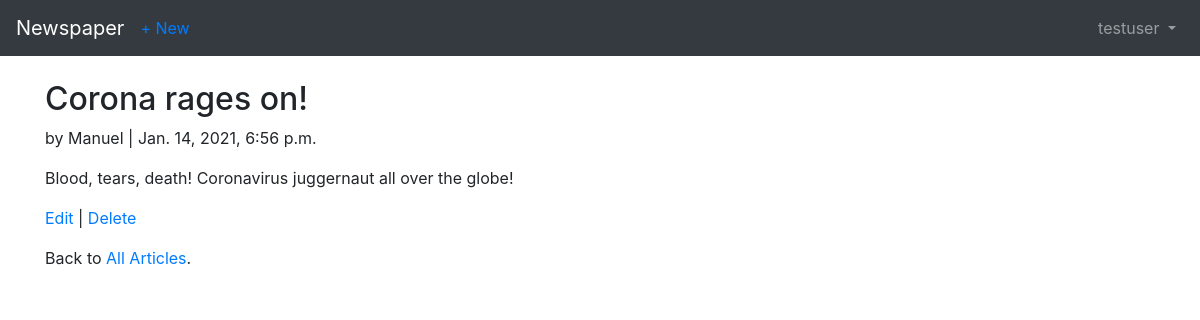
Page /articles/2 (signed in) on the committed database.
### users/models.py (models this page shows)
class CustomUser(AbstractUser):
	age = models.PositiveIntegerField(null=True, blank=True)

### articles/models.py (models this page shows, shortened)
class Article(models.Model):
	title = models.CharField(max_length=255)
	body = models.TextField()
	date = models.DateTimeField(auto_now_add=True)
	author = models.ForeignKey(
		get_user_model(),
		on_delete=models.CASCADE
	)

### articles/views.py (the view)
class ArticleDetailView(LoginRequiredMixin, DeleteView):
	model = Article
	template_name = 'article_detail.html'
	login_url = 'login'

### templates/article_detail.html
{% extends 'base.html' %}
	{% block content %}
	<div class="article-entry">
		<h2>{{ object.title }}</h2>
		<p>by  {{ object.author }} | {{ object.date }}</p>
		<p>{{ object.body }}</p>
	</div>
	<p><a href="{% url 'article_edit' article.pk %}">Edit</a> |
		<a href="{% url 'article_delete' article.pk %}">Delete</a></p>
	<p>Back to <a href="{% url 'article_list' %}">All Articles</a>.</p>
	{% endblock content %}

### templates/base.html (shortened to what this page needs)
<!DOCTYPE html>
<html>
<head>
	<link rel="stylesheet"
		href="https://stackpath.bootstrapcdn.com/bootstrap/4.1.3/css/\
	bootstrap.min.css"
		integrity="sha384-MCw98/SFnGE8fJT3GXwEOngsV7Zt27NXFoaoApmYm81i\
	uXoPkFOJwJ8ERdknLPMO"
>
</head>
<body>
	<nav class="navbar navbar-expand-md navbar-dark bg-dark mb-4">
		<a class="navbar-brand" href="{% url 'home' %}">Newspaper</a>
		{% if user.is_authenticated %}
		<ul class="navbar-nav mr-auto">
			<li class="nav-item"><a href="{% url 'article_new' %}">+ New</a></li>
		</ul>
		{% endif %}
		<div class="collapse navbar-collapse" id="navbarCollapse">
			{% if user.is_authenticated %}
			<ul class="navbar-nav ml-auto">
				<li class="nav-item">
					<a class="nav-link dropdown-toggle" href="#" id="userMenu"
						data-toggle="dropdown" aria-haspopup="true"
						aria-expanded="false">
						{{ user.username }}
					</a>
				</li>
			</ul>
			{% else %}
				<form class="form-inline ml-auto">
					<a href="{% url 'login' %}" class="btn btn-outline-secondary">Log In</a>
					<a href="{% url 'signup' %}" class="btn btn-primary ml-2">Sign up</a>
				</form>
			{% endif %}
		</div>
	</nav>
	<div class="container">
		{% block content %}
		{% endblock content %}
	</div>
</body>
</html>

### rows in the picture
CustomUser: username "testuser"
Article: title "Corona rages on!", author "Manuel", date "Jan. 14, 2021, 6:56 p.m.", body "Blood, tears, death! Coronavirus juggernaut all over the globe!"
